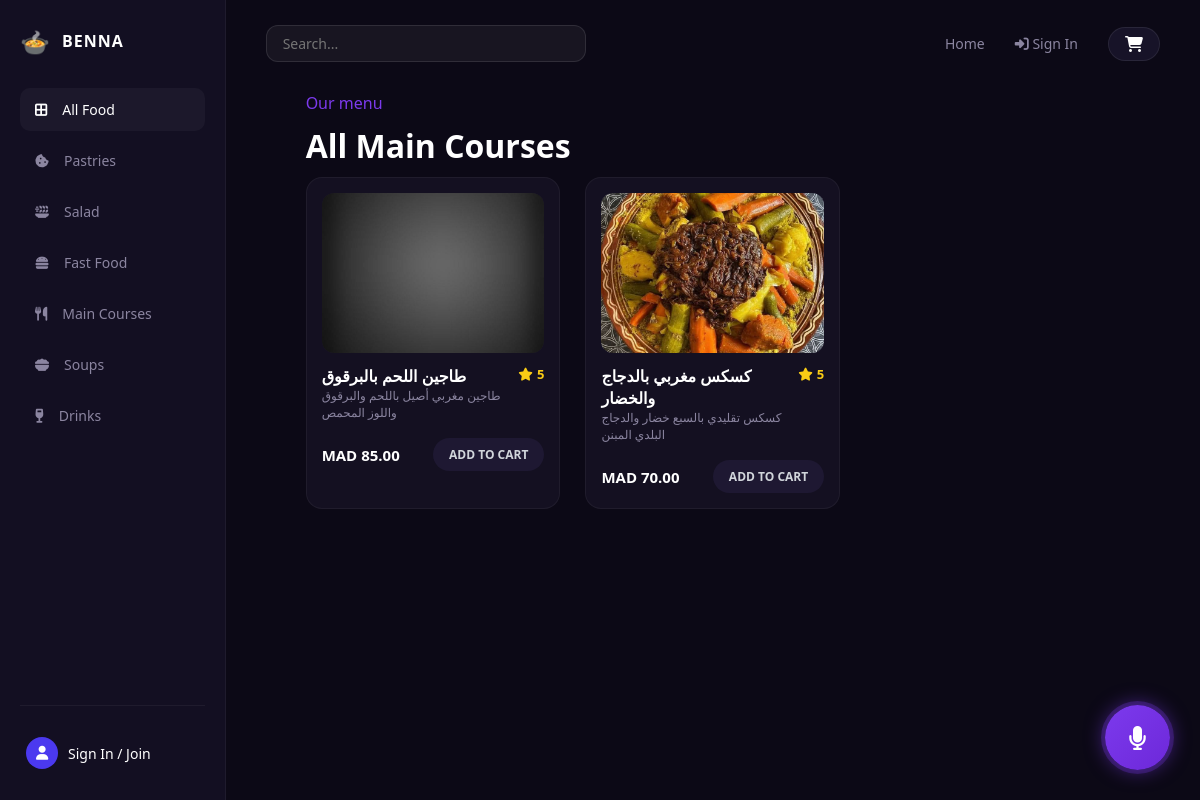
The app's page /MainCourses/ with its own data.
### product/models.py (models this page shows, shortened)
class FoodItem(models.Model):
  choice = [
      ('Pastries','Pastries'),
      ('Salad','Salad'),
      ('Fast Food','Fast Food'),
      ('Main courses', 'Main courses'),
      ('Soups','Soups'),
      ('Drinks','Drinks'),
  ]
  category = models.CharField(max_length=100, choices=choice)
  name = models.CharField(max_length=200)
  description = models.TextField(blank=True, null=True)
  price = models.DecimalField(max_digits=6, decimal_places=2)
  image = models.ImageField(upload_to='food_images/', blank=True, null=True)
  image2 = models.ImageField(upload_to='food_images/', blank=True, null=True)
  image3 = models.ImageField(upload_to='food_images/', blank=True, null=True)
  image4 = models.ImageField(upload_to='food_images/', blank=True, null=True)
  rating = models.PositiveIntegerField(default=5)
  reviews_count = models.PositiveIntegerField(default=128)
  is_chef_special = models.BooleanField(default=False)

### product/views.py (the view)
# urls.py: path('MainCourses/', views.MainCourses, name='MainCourses'),
def MainCourses(request):
    query = request.GET.get('q')
    if query:
        data = FoodItem.objects.filter(
            Q(category='Main courses') &
            (Q(name__icontains=query) | Q(description__icontains=query))
        )
    else:
        data = FoodItem.objects.filter(category='Main courses')
    context = {'data': data, 'query': query}
    return render(request, 'pages/MainCourses.html', context)

### orders/context_processors.py (called while the page is built)
def cart_unseen_count(request):
    if request.user.is_authenticated:
        count = Order.objects.filter(user=request.user, is_seen=False).count()
        return {'unseen_orders_count': count}
    return {'unseen_orders_count': 0}

### templates/pages/MainCourses.html
{% extends 'pages/all.html' %}
{% block more %}
<h1 style="padding:0 0 10px 0;">All Main Courses</h1>
{% endblock more %}

### templates/pages/all.html
{% extends 'base.html' %}
{% load static %}
{% block content %}
<div class="content-body">
    <p style="color:#7c3aed;padding:5px 0 10px 0;">Our menu</p>
    {% block more %}
    {% endblock more %}
    <div class="food-grid">
        {% for x in data %}
        <div class="food-card">
            <a href="{% url 'product_detail' x.id %}" class="food-img-container">
                {% if x.image %}
                    <img src="{{ x.image.url }}" alt="{{ x.name }}">
                {% else %}
                    <img src="{% static 'images/default.png' %}" alt="{{ x.name }}">
                {% endif %}
            </a>
            <div class="food-info">
                <div>
                    <a href="{% url 'product_detail' x.id %}" style="text-decoration: none; color: inherit;">
                        <div class="food-title">{{ x.name }}</div>
                    </a>
                    <div class="food-desc">{{ x.description|truncatechars:50 }}</div>
                </div>
                <div class="food-rating"><i class="fa-solid fa-star"></i> {{ x.rating }}</div>
            </div>
            <div class="food-footer">
                <div class="food-price">MAD {{ x.price }}</div>
                {% if request.user.is_authenticated %}
                    <button class="add-to-cart-btn" type="button" onclick="openCartModal('{{ x.id }}')">
                        ADD TO CART
                    </button>
                {% else %}
                    <a href="{% url 'login' %}?next={{ request.path }}" class="add-to-cart-btn" style="text-decoration: none; display: inline-block; text-align: center;">
                        ADD TO CART
                    </a>
                {% endif %}
            </div>
        </div>
        {% empty %}
            <div class="no-data" style="grid-column: 1 / -1; text-align: center; padding: 40px;">
                <p>No Dishes Available Here Yet!</p>
            </div>
        {% endfor %}
    </div>
</div>
{% endblock content %}

### project/static/css/style.css (style rules this page uses)
* { margin: 0; padding: 0; box-sizing: border-box; font-family: 'Segoe UI', Tahoma, Geneva, Verdana, sans-serif; }
body { background-color: #0c0916; color: #ffffff; display: flex; height: 100vh; overflow: hidden; }
.content-body { padding: 0 40px 40px 40px; }
.food-grid { display: grid; grid-template-columns: repeat(3, 1fr); gap: 25px; }
.food-card { background-color: #141021; border: 1px solid rgba(255, 255, 255, 0.05); border-radius: 16px; overflow: hidden; padding: 15px; display: flex; flex-direction: column; gap: 12px; transition: transform 0.2s; }
.food-img-container { width: 100%; height: 160px; border-radius: 12px; overflow: hidden; background-color: #1e1832; }
.food-img-container img { width: 100%; height: 100%; object-fit: cover; }
.food-info { display: flex; justify-content: space-between; align-items: flex-start; }
.food-title { font-size: 16px; font-weight: 600; color: white; }
.food-rating { display: flex; align-items: center; gap: 4px; font-size: 13px; color: #facc15; font-weight: 600; }
.food-desc { font-size: 12px; color: #8b85a0; }
.food-footer { display: flex; justify-content: space-between; align-items: center; margin-top: 5px; }
.food-price { font-size: 15px; font-weight: bold; color: white; }
.add-to-cart-btn { background-color: #1e1832; color: #d1d5db; border: none; padding: 8px 16px; border-radius: 20px; font-size: 12px; font-weight: 600; cursor: pointer; transition: 0.2s; }

### records on screen
FoodItem: image (picture), name "طاجين اللحم بالبرقوق", description "طاجين مغربي أصيل باللحم والبرقوق واللوز المحمص", rating "5", price "85.00"
FoodItem: image (picture), name "كسكس مغربي بالدجاج والخضار", description "كسكس تقليدي بالسبع خضار والدجاج البلدي المبنن", rating "5", price "70.00"
